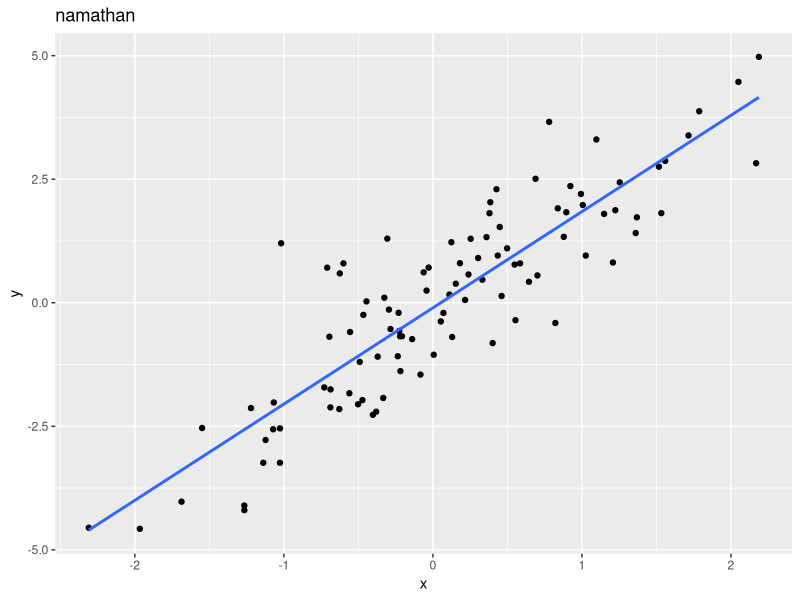
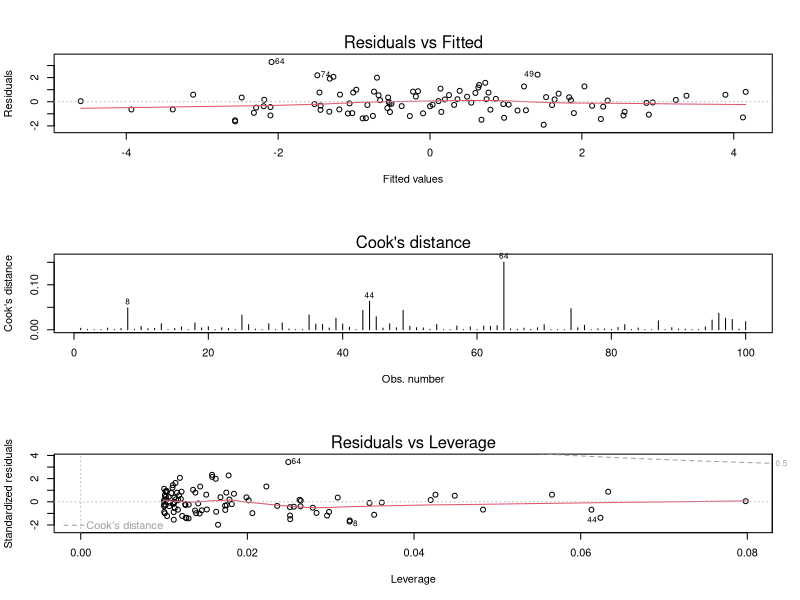

Write the R code that produced these figures, in order.
library(ggplot2)

set.seed(123)

x <- rnorm(100)
y <- 2 * x + rnorm(100)

data <- data.frame(x, y)

model <- lm(y ~ x, data = data) # what is ~ ? formula interface

ggplot(data, aes(x = x, y = y)) + # what is aes ? aesthetics
  geom_point() +
  geom_smooth(method = "lm", se = FALSE) +
  labs(title = "namathan")




par(mfrow = c(3,1))

plot(model,which = 1)
plot(model,which= 4)
plot(model,which= 5)
